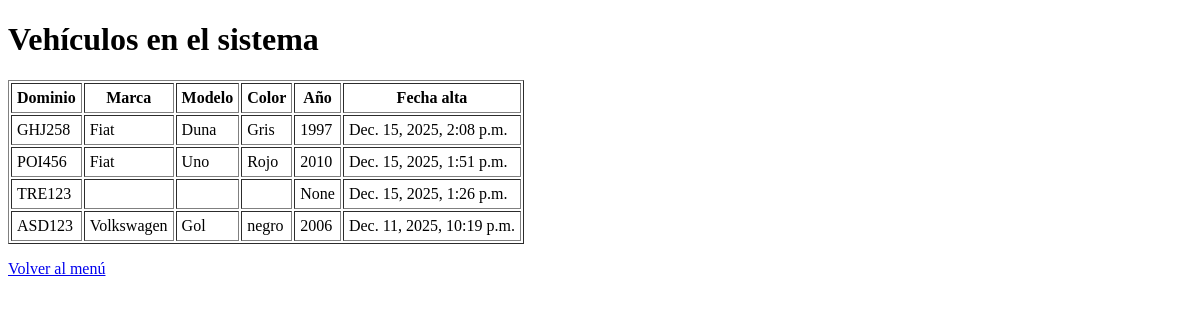
Before: /vehiculos/lista/ (signed in) with the older database file.
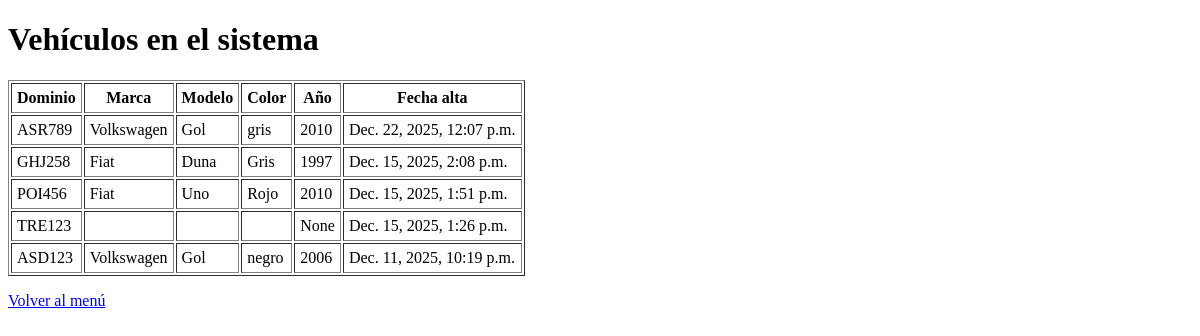
After: the same page with the newer database file.
### vehiculos/models.py (models this page shows, shortened)
class Vehiculo(models.Model):
    dominio = models.CharField("Dominio (Patente)", max_length=10, unique=True)
    marca = models.CharField(max_length=50, blank=True)
    modelo = models.CharField(max_length=50, blank=True)
    color = models.CharField(max_length=30, blank=True)
    nro_chasis = models.CharField("N° de chasis", max_length=50, blank=True)
    nro_motor = models.CharField("N° de motor", max_length=50, blank=True)
    anio = models.PositiveIntegerField("Año", null=True, blank=True)
    fecha_alta = models.DateTimeField("Fecha de alta en sistema", auto_now_add=True)

### vehiculos/views.py (the view)
# urls.py: path("lista/", views.lista_vehiculos, name="lista_vehiculos"),
@login_required
def lista_vehiculos(request):
    grupos = set(request.user.groups.values_list("name", flat=True))
    if "ENCARGADO_PLAYON" not in grupos and "ADMIN_SISTEMA" not in grupos:
        return render(request, "vehiculos/no_permiso.html")
    vehiculos = Vehiculo.objects.all().order_by("-fecha_alta")
    return render(request, "vehiculos/lista.html", {"vehiculos": vehiculos})

### templates/vehiculos/lista.html (shortened to what this page needs)
<!DOCTYPE html>
<html lang="es">
<head>
</head>
<body>
    <h1>Vehículos en el sistema</h1>
    <table border="1" cellpadding="5">
        <tr>
            <th>Dominio</th>
            <th>Marca</th>
            <th>Modelo</th>
            <th>Color</th>
            <th>Año</th>
            <th>Fecha alta</th>
        </tr>
        {% for v in vehiculos %}
        <tr>
            <td>{{ v.dominio }}</td>
            <td>{{ v.marca }}</td>
            <td>{{ v.modelo }}</td>
            <td>{{ v.color }}</td>
            <td>{{ v.anio }}</td>
            <td>{{ v.fecha_alta }}</td>
        </tr>
        {% endfor %}
    </table>
    <p><a href="{% url 'home' %}">Volver al menú</a></p>
</body>
</html>

Changed rows visible on the page:
added Vehiculo: dominio "ASR789", marca "Volkswagen", modelo "Gol", color "gris", anio "2010", fecha_alta "Dec. 22, 2025, 12:07 p.m."
